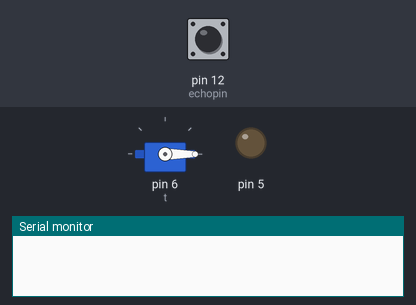
The sketch below on a simulated Arduino Uno, built with avr-gcc and run on an emulated ATmega328P. Shown: servo, output pins drawn as LEDs (lit = HIGH), the last lines printed to the serial monitor. The test bench sets the inputs (shaded band); at power-on: pin 12 (echopin) LOW. Pins used as bus, display or sensor lines are not drawn.

Above: at 0.1 s.
At 1.2 s:
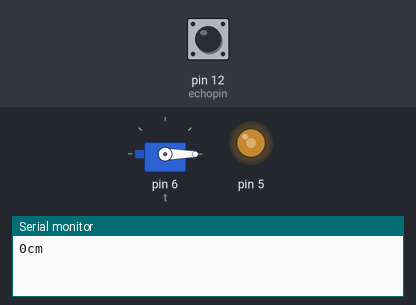
1.3 s: pin 12 (echopin) pulsed HIGH 2 times (0.12 s each, 0.3 s apart)
At 2.5 s:
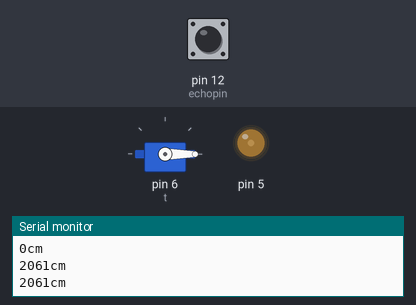
Timing chart, 0 to 4.3 s (numbered marks = the images above; inputs shaded):
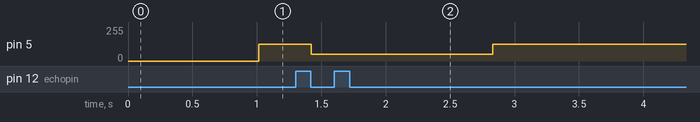

Measured:
- after the input at 1.3 s, pin 5: 126/255 → 51/255 after 0.12 s, → 126/255 1.4 s later

The sketch:

SonarSensor.ino
```cpp
#include<Servo.h>

int echopin = 12;
int trigerpin = 11;
long distanse, cm, inches ;
Servo t;

void setup() {
  // put your setup code here, to run once:
  Serial.begin(9600);

  pinMode(trigerpin, OUTPUT);
  pinMode(echopin, INPUT);

  digitalWrite(trigerpin, LOW);
  delay(5);
  //  digitalWrite(7, LOW);

  t.attach(6);
  t.write(0);
}

void loop() {
  // put your main code here, to run repeatedly:
  digitalWrite(trigerpin, HIGH);
  delay(10);
  digitalWrite(trigerpin, LOW);

  distanse = pulseIn(echopin, HIGH);
  cm = (distanse / 2) / 29.1;
  //  Serial.print(distanse);
  //  Serial.print(",");
  Serial.print(cm);
  Serial.print("cm");
  Serial.println();

  //  if (cm < 5) {
  //    //    digitalWrite(7, HIGH);
  //    motor();
  //  }else{
  //    t.write(0);
  //  }

  int p = map(cm, 5, 15, 255, 0);
  //    t.write(p);
  analogWrite(5, p);
  delay(100);

}

void motor() {
  t.write(90);
}
```
